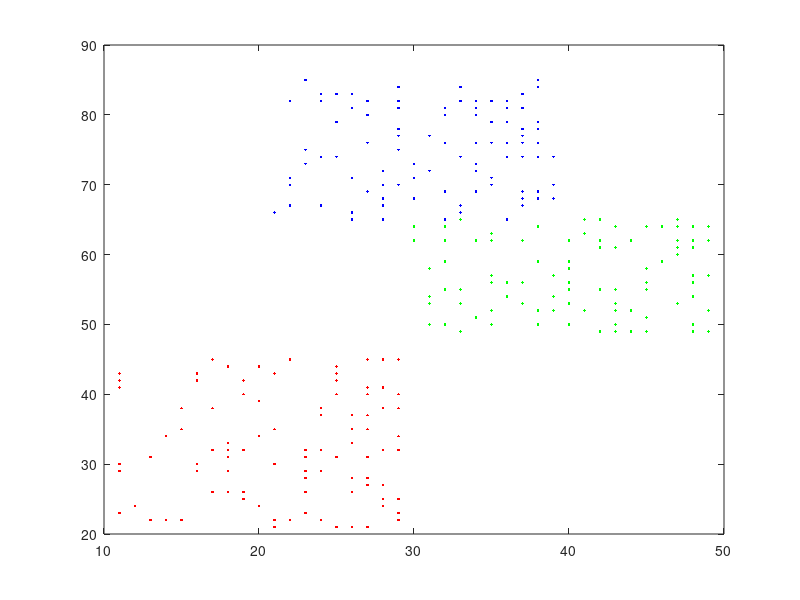
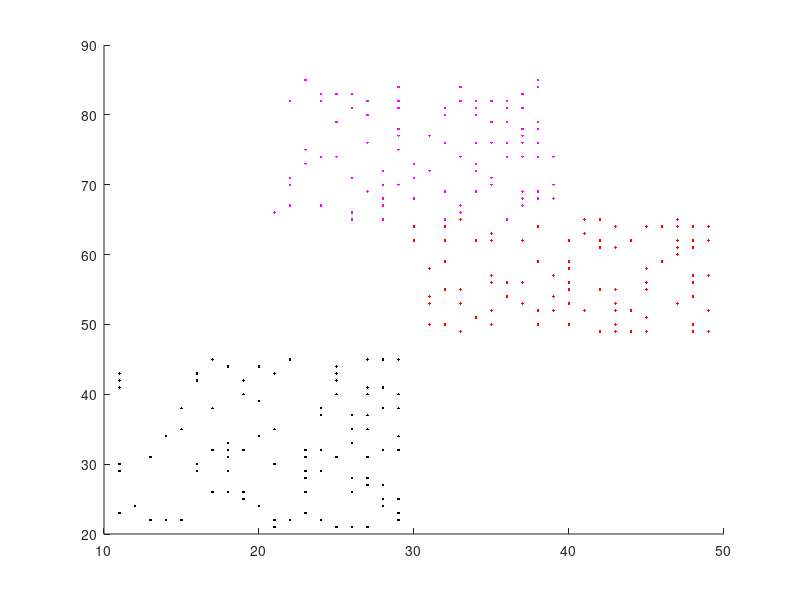

Write the MATLAB code that produced these figures, in order.
close all
clear all
clc
rx = randi([11 29],100,1);
ry = randi([21 45],100,1);
plot (rx,ry, 'r.');
hold on

sx = randi([21 39],100,1);
sy = randi([65 85],100,1);
plot (sx,sy, 'b.');


wx = randi([30 49],100,1);
wy = randi([49 65],100,1);
plot (wx,wy, 'g.');

training_data = [ rx ry];
labels = [ones(100,1)];
training_data = [training_data; sx sy];
labels = [labels; 2*ones(100,1)];
training_data = [training_data; wx wy];
training_data = training_data';
labels = [labels; 3*ones(100,1)];

[dim,n_samples] = size(training_data)  ;

figure
hold on
for i=1:n_samples
    x = training_data(1,i);
    y = training_data(2,i);
    if labels(i) ==1
        plot (x,y, 'k.');
    elseif labels(i) ==2
        plot (x,y, 'm.');
    else
        plot (x,y, 'r.');
    end
end
save('training_data.dat','training_data', '-ascii')  
save('labels.dat','labels', '-ascii')  

